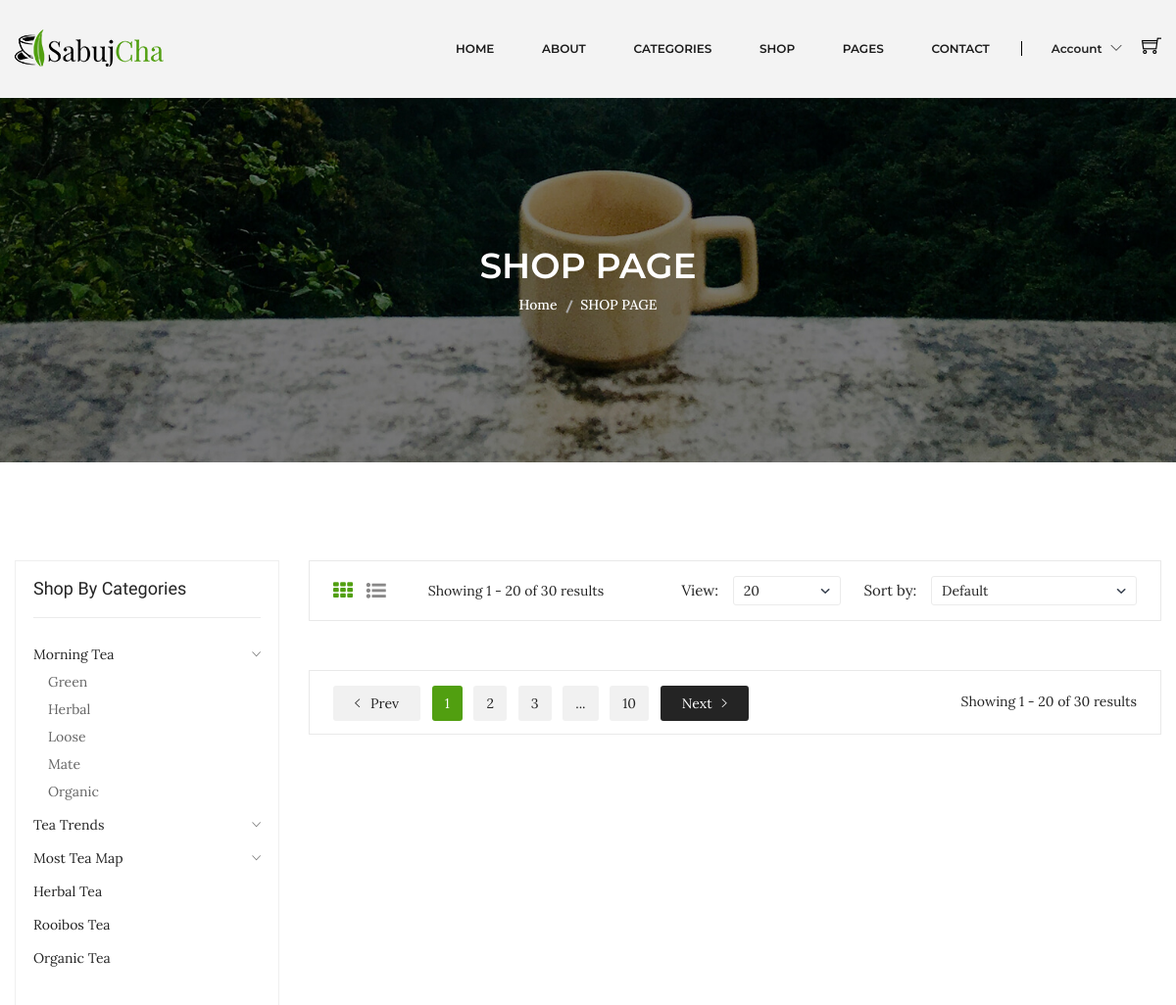
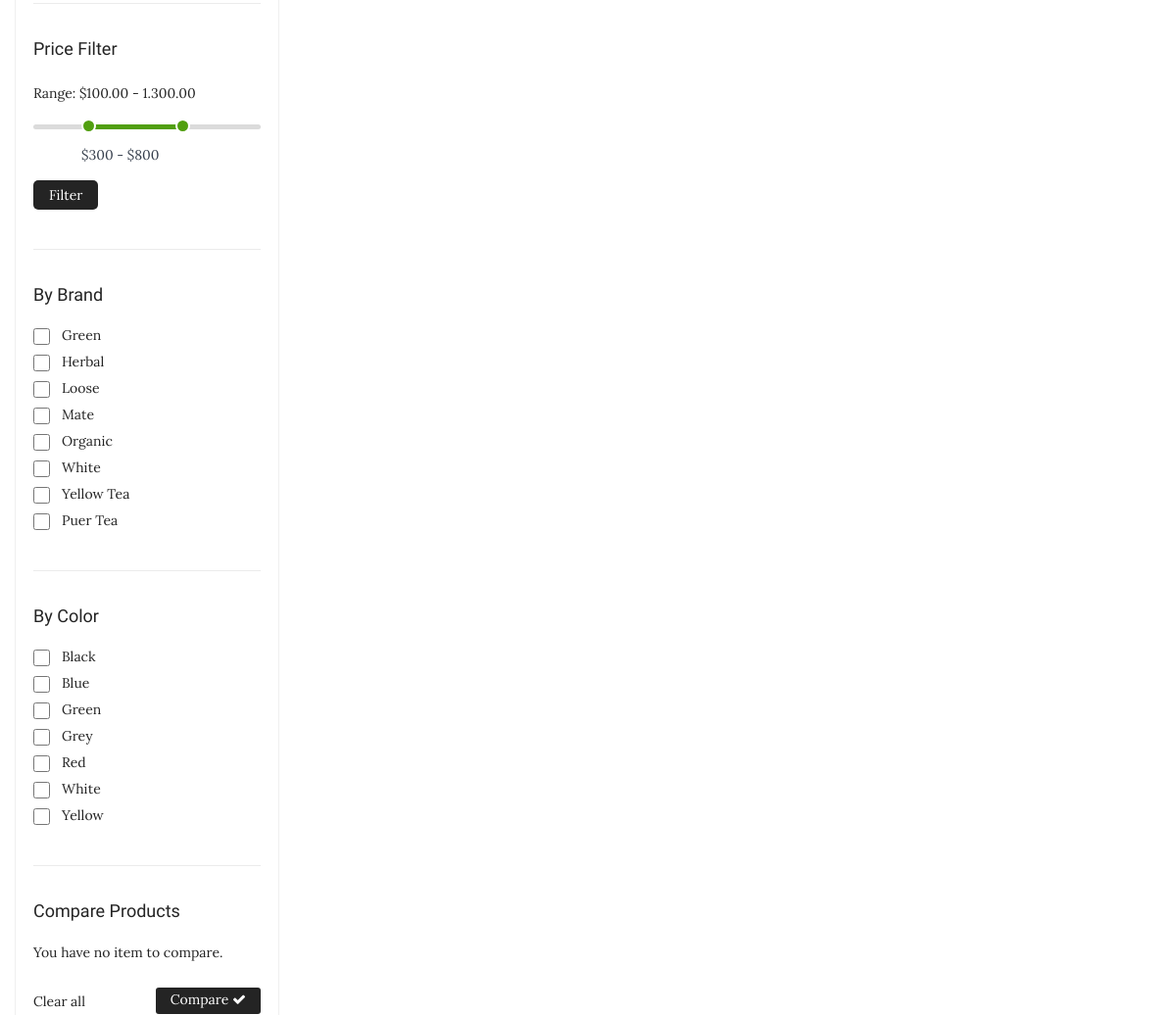
The app's page /shop.php (upper part), older data (2 pictures, top to bottom).
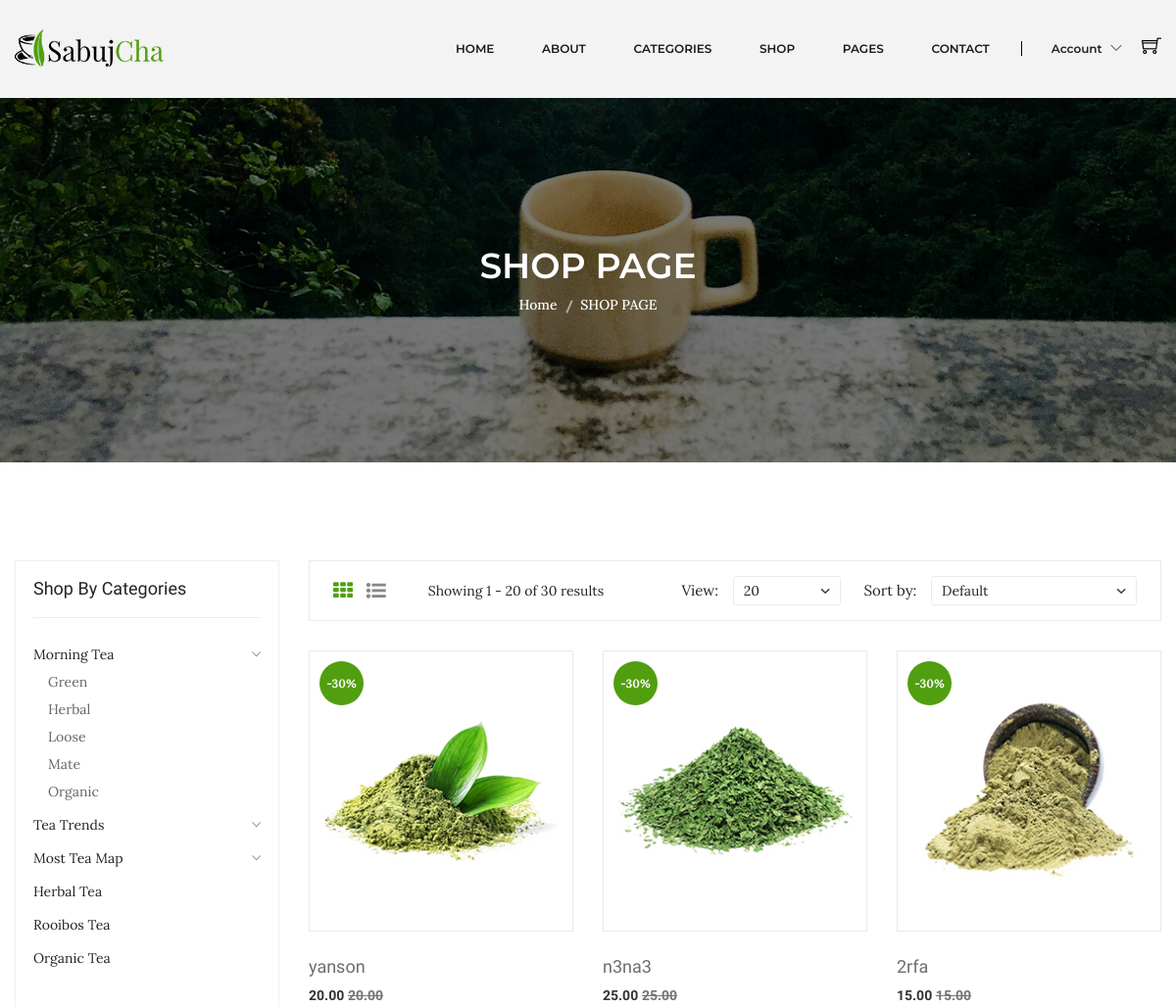
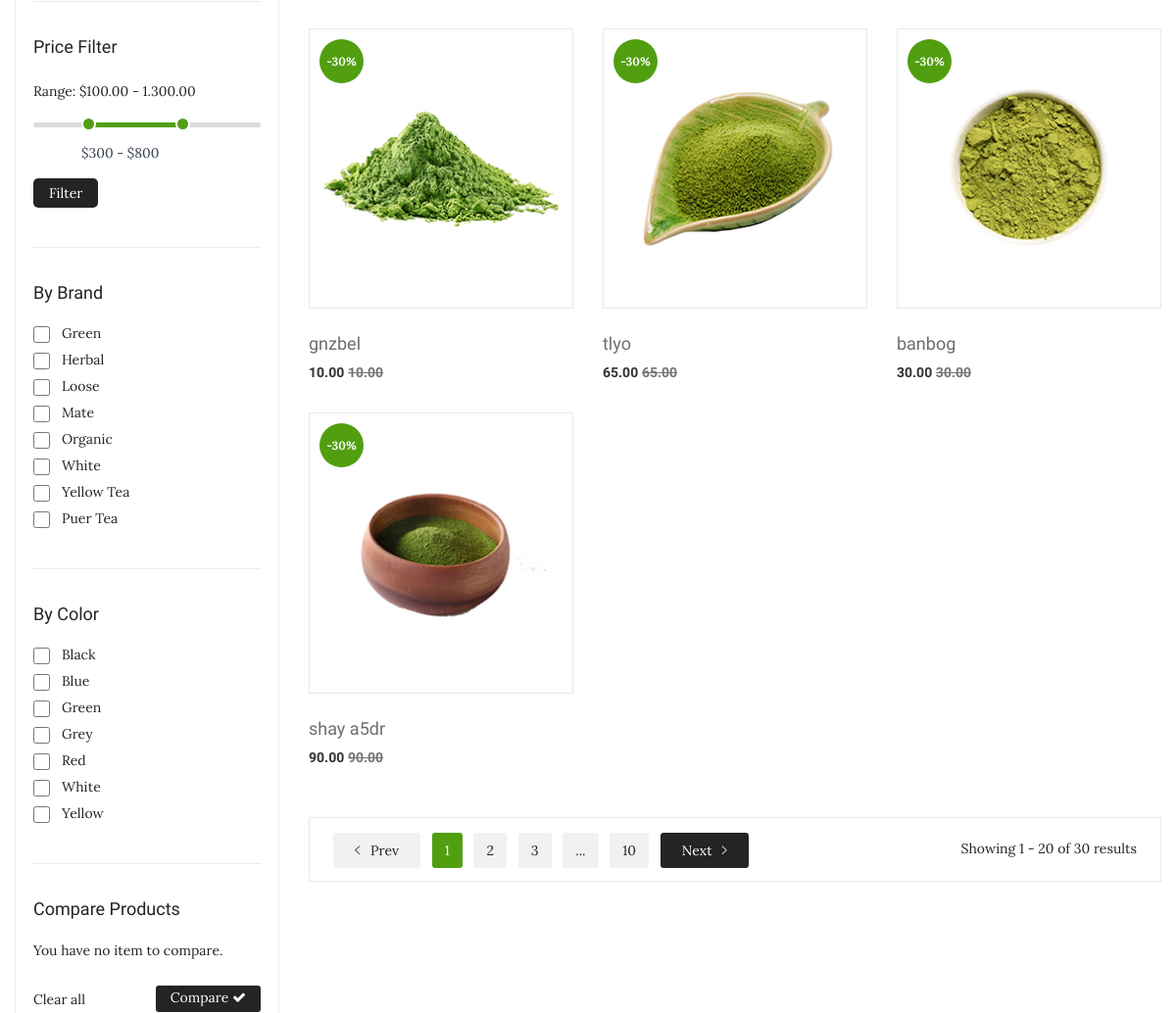
The same page, newer data (2 pictures, top to bottom).
### tables this page shows
CREATE TABLE `products` (
  `id` int(10) UNSIGNED NOT NULL,
  `name` varchar(255) NOT NULL,
  `price` float(10,2) NOT NULL,
  `details` text NOT NULL,
  `photo` varchar(255) NOT NULL,
  `brand_id` int(10) UNSIGNED NOT NULL,
  `sub_category_id` int(10) UNSIGNED DEFAULT NULL,
  `supplier_id` int(10) UNSIGNED NOT NULL,
  `created_at` timestamp NOT NULL DEFAULT current_timestamp(),
  `updated_at` timestamp NOT NULL DEFAULT current_timestamp() ON UPDATE current_timestamp()
);

### database.php (called while the page is built, shortened)
<?php
class database {
    public $serverName = 'localhost';
    public $username = 'root';
    public $password = '';
    public $dbName = 'nti_ecommerce';
    public $con;
    public function __construct()
    {
        $this->con = new mysqli($this->serverName,$this->username,$this->password,$this->dbName);
    }
    public function runDQL($query)
    {
        $result = $this->con->query($query);
        if($result->num_rows > 0){
            return $result;
        }else{
            return [];
        }
    }
}

### Product.php (called while the page is built, shortened)
<?php
include_once "database.php";
class Product extends database implements operations{
    public function selectData(){
       $query = "SELECT `products`.* FROM `products` LIMIT 10";
       return $this->runDQL($query);
    }
}
?>

### shop.php (the view, shortened to what this page needs)
<?php include_once "header.php" ?>
<div class="breadcrumb-area bg-image-3 ptb-150">
    <div class="container">
        <div class="breadcrumb-content text-center">
            <h3>SHOP PAGE</h3>
            <ul>
                <li><a href="index.html">Home</a></li>
                <li class="active">SHOP PAGE</li>
            </ul>
        </div>
    </div>
</div>
<div class="shop-page-area ptb-100">
    <div class="container">
        <div class="row flex-row-reverse">
            <div class="col-lg-9">
                <div class="shop-topbar-wrapper">
                    <div class="shop-topbar-left">
                        <ul class="view-mode">
                            <li class="active"><a href="#product-grid" data-view="product-grid"><i class="fa fa-th"></i></a></li>
                            <li><a href="#product-list" data-view="product-list"><i class="fa fa-list-ul"></i></a></li>
                        </ul>
                        <p>Showing 1 - 20 of 30 results </p>
                    </div>
                    <div class="product-sorting-wrapper">
                        <div class="product-shorting shorting-style">
                            <label>View:</label>
                            <select>
                                <option value=""> 20</option>
                            </select>
                        </div>
                        <div class="product-show shorting-style">
                            <label>Sort by:</label>
                            <select>
                                <option value="">Default</option>
                            </select>
                        </div>
                    </div>
                </div>
                <div class="grid-list-product-wrapper">
                    <div class="product-grid product-view pb-20">
                        <div class="row">
                            <?php
                            include_once "Product.php";
                            $pro = new Product();
                            if(isset($_GET['sub']) && $_GET['sub']){
                                $pro->setSubCategoryId($_GET['sub']);
                                $result = $pro->getProductsBySub();
                            }else{
                                $result = $pro->selectData();
                            }
                            if (!empty($result)) {
                                $products = $result->fetch_all(MYSQLI_ASSOC);
                                foreach ($products as $key => $value) {
                            ?>
                                    <div class="product-width col-xl-4 col-lg-4 col-md-4 col-sm-6 col-12 mb-30">
                                        <div class="product-wrapper">
                                            <div class="product-img">
                                                <a href="product-details.html">
                                                    <img alt="" src="assets/img/product/<?php echo $value['photo'] ?>">
                                                </a>
                                                <span>-30%</span>
                                                <div class="product-action">
                                                </div>
                                            </div>
                                            <div class="product-content text-left">
                                                <div class="product-hover-style">
                                                    <div class="product-title">
                                                        <h4>
                                                            <a href="product-details.html"><?php echo $value['name'] ?></a>
                                                        </h4>
                                                    </div>
                                                </div>
                                                <div class="product-price-wrapper">
                                                    <span><?php echo $value['price'] ?></span>
                                                    <span class="product-price-old"><?php echo $value['price'] ?> </span>
                                                </div>
                                            </div>
                                        </div>
                                    </div>
                            <?php
                                }
                            }
                            ?>
                        </div>
                    </div>
                    <div class="pagination-total-pages">
                        <div class="pagination-style">
                            <ul>
                                <li><a class="prev-next prev" href="#"><i class="ion-ios-arrow-left"></i> Prev</a></li>
                                <li><a class="active" href="#">1</a></li>
                                <li><a href="#">2</a></li>
                                <li><a href="#">3</a></li>
                                <li><a href="#">...</a></li>
                                <li><a href="#">10</a></li>
                                <li><a class="prev-next next" href="#">Next<i class="ion-ios-arrow-right"></i> </a></li>
                            </ul>
                        </div>
                        <div class="total-pages">
                            <p>Showing 1 - 20 of 30 results </p>
                        </div>
                    </div>
                </div>
            </div>
            <div class="col-lg-3">
                <div class="shop-sidebar-wrapper gray-bg-7 shop-sidebar-mrg">
                    <div class="shop-widget">
                        <h4 class="shop-sidebar-title">Shop By Categories</h4>
                        <div class="shop-catigory">
                            <ul id="faq">
                                <li> <a data-toggle="collapse" data-parent="#faq" href="#shop-catigory-1">Morning Tea <i class="ion-ios-arrow-down"></i></a>
                                    <ul id="shop-catigory-1" class="panel-collapse collapse show">
                                        <li><a href="#">Green</a></li>
                                        <li><a href="#">Herbal</a></li>
                                        <li><a href="#">Loose </a></li>
                                        <li><a href="#">Mate</a></li>
                                        <li><a href="#">Organic</a></li>
                                    </ul>
                                </li>
                                <li> <a data-toggle="collapse" data-parent="#faq" href="#shop-catigory-2">Tea Trends<i class="ion-ios-arrow-down"></i></a>
                                </li>
                                <li> <a data-toggle="collapse" data-parent="#faq" href="#shop-catigory-3">Most Tea Map <i class="ion-ios-arrow-down"></i></a>
                                </li>
                                <li> <a href="#">Herbal Tea</a> </li>
                                <li> <a href="#">Rooibos Tea</a></li>
                                <li> <a href="#">Organic Tea</a></li>
                            </ul>
                        </div>
                    </div>
                    <div class="shop-price-filter mt-40 shop-sidebar-border pt-35">
                        <h4 class="shop-sidebar-title">Price Filter</h4>
                        <div class="price_filter mt-25">
                            <span>Range: $100.00 - 1.300.00 </span>
                            <div id="slider-range"></div>
                            <div class="price_slider_amount">
                                <div class="label-input">
                                    <input type="text" id="amount" name="price" placeholder="Add Your Price" />
                                </div>
                                <button type="button">Filter</button>
                            </div>
                        </div>
                    </div>
                    <div class="shop-widget mt-40 shop-sidebar-border pt-35">
                        <h4 class="shop-sidebar-title">By Brand</h4>
                        <div class="sidebar-list-style mt-20">
                            <ul>
                                <li><input type="checkbox"><a href="#">Green </a>
                                <li><input type="checkbox"><a href="#">Herbal </a></li>
                                <li><input type="checkbox"><a href="#">Loose </a></li>
                                <li><input type="checkbox"><a href="#">Mate </a></li>
                                <li><input type="checkbox"><a href="#">Organic </a></li>
                                <li><input type="checkbox"><a href="#">White </a></li>
                                <li><input type="checkbox"><a href="#">Yellow Tea </a></li>
                                <li><input type="checkbox"><a href="#">Puer Tea </a></li>
                            </ul>
                        </div>
                    </div>
                    <div class="shop-widget mt-40 shop-sidebar-border pt-35">
                        <h4 class="shop-sidebar-title">By Color</h4>
                        <div class="sidebar-list-style mt-20">
                            <ul>
                                <li><input type="checkbox"><a href="#">Black </a></li>
                                <li><input type="checkbox"><a href="#">Blue </a></li>
                                <li><input type="checkbox"><a href="#">Green </a></li>
                                <li><input type="checkbox"><a href="#">Grey </a></li>
                                <li><input type="checkbox"><a href="#">Red</a></li>
                                <li><input type="checkbox"><a href="#">White </a></li>
                                <li><input type="checkbox"><a href="#">Yellow </a></li>
                            </ul>
                        </div>
                    </div>
                    <div class="shop-widget mt-40 shop-sidebar-border pt-35">
                        <h4 class="shop-sidebar-title">Compare Products</h4>
                        <div class="compare-product">
                            <p>You have no item to compare. </p>
                            <div class="compare-product-btn">
                                <span>Clear all </span>
                                <a href="#">Compare <i class="fa fa-check"></i></a>
                            </div>
                        </div>
                    </div>
                </div>
            </div>
        </div>
    </div>
</div>
<?php include_once "footer.php" ?>

### header.php (shortened to what this page needs)
<!doctype html>
<html class="no-js" lang="zxx">
<head>
        <link rel="stylesheet" href="assets/css/bootstrap.min.css">
        <link rel="stylesheet" href="assets/css/animate.css">
        <link rel="stylesheet" href="assets/css/owl.carousel.min.css">
        <link rel="stylesheet" href="assets/css/slick.css">
        <link rel="stylesheet" href="assets/css/chosen.min.css">
        <link rel="stylesheet" href="assets/css/font-awesome.min.css">
        <link rel="stylesheet" href="assets/css/themify-icons.css">
        <link rel="stylesheet" href="assets/css/ionicons.min.css">
		<link rel="stylesheet" href="assets/css/jquery-ui.css">
        <link rel="stylesheet" href="assets/css/meanmenu.min.css">
        <link rel="stylesheet" href="assets/css/style.css">
        <link rel="stylesheet" href="assets/css/responsive.css">
    </head>
    <body>
        <header class="header-area gray-bg clearfix">
            <div class="header-bottom">
                <div class="container">
                    <div class="row">
                        <div class="col-lg-3 col-md-4 col-6">
                            <div class="logo">
                                <a href="index.php">
                                    <img alt="" src="assets/img/logo/logo.png">
                                </a>
                            </div>
                        </div>
                        <div class="col-lg-9 col-md-8 col-6">
                            <div class="header-bottom-right">
                                <div class="main-menu">
                                    <nav>
                                        <ul>
                                            <li class="top-hover"><a href="index.php">home</a>
                                            </li>
                                            <li><a href="about-us.php">about</a></li>
                                            <li class="mega-menu-position top-hover"><a href="shop.php">Categories</a>
                                            </li>
                                            <li class="top-hover"><a href="shop.php">Shop</a>
                                            </li>
                                            <li class="top-hover"><a href="#">pages</a>
                                            </li>
                                            <li><a href="contact.php">contact</a></li>
                                        </ul>
                                    </nav>
                                </div>
								<div class="header-currency">
                                    <?php
                                    if(isset($_SESSION['user'])){
                                        ?>
                                        <span class="digit"><?php echo($_SESSION['user']->name) ?><i class="ti-angle-down"></i></span>
                                        <div class="dollar-submenu">
                                            <ul>
                                                <li><a href="profile.php">Profile</a></li>
                                                <li><a href="logout.php">Logout</a></li>
                                            </ul>
                                        </div>
                                        <?php
                                    }else{
                                    ?>
									<span class="digit">Account <i class="ti-angle-down"></i></span>
                                    <?php
                                    }
                                    ?>
								</div>
                                <div class="header-cart">
                                    <a href="#">
                                        <div class="cart-icon">
                                            <i class="ti-shopping-cart"></i>
                                        </div>
                                    </a>
                                </div>
                            </div>
                        </div>
                    </div>
                </div>
            </div>
        </header>

### footer.php (shortened to what this page needs)
    </body>
</html>

Row changes from the older to the newer data that the page shows:
added products: photo (picture), name "yanson", price "20.00"
added products: photo (picture), name "n3na3", price "25.00"
added products: photo (picture), name "2rfa", price "15.00"
added products: photo (picture), name "gnzbel", price "10.00"
added products: photo (picture), name "tlyo", price "65.00"
added products: photo (picture), name "banbog", price "30.00"
added products: photo (picture), name "shay a5dr", price "90.00"
